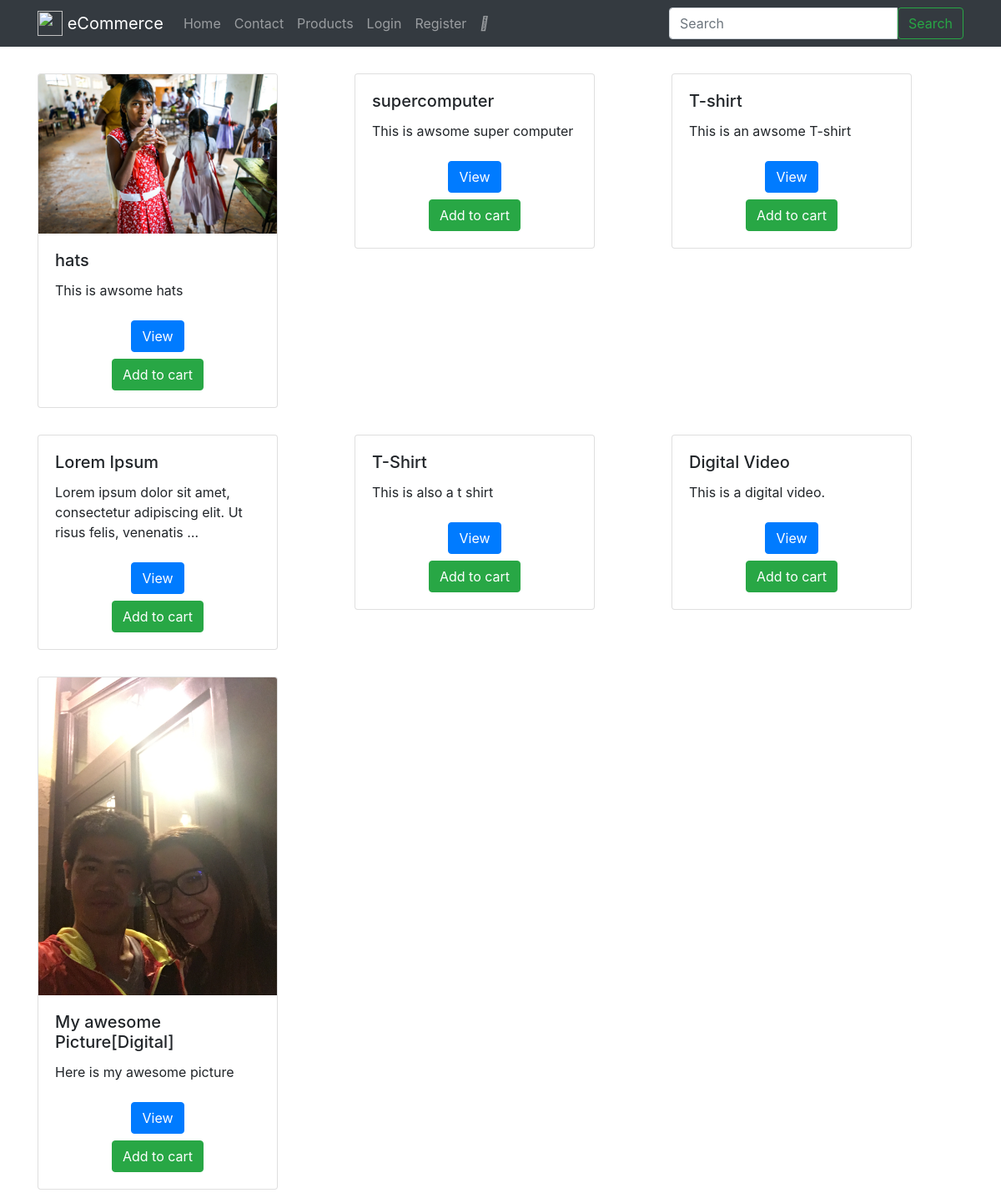
Screenshot of /products/ with the database file from the repository.
### products/models.py (models this page shows, shortened)
class Product(models.Model):
    title = models.CharField(max_length=120)
    slug = models.SlugField(blank=True, unique=True)
    description = models.TextField()
    price = models.DecimalField(decimal_places=2, max_digits=20, default=39.99)
    image = models.ImageField(upload_to=upload_image_path, null=True, blank=True)
    featured = models.BooleanField(default=False)
    active = models.BooleanField(default=True)
    timestamp = models.DateTimeField(auto_now_add=True)
    is_digital = models.BooleanField(default=False)
    objects = ProductManager()
    def get_absolute_url(self):
        return reverse('products:detail', kwargs={"slug": self.slug})

### products/views.py (the view)
class ProductListView(ListView):
    template_name = 'products/list.html'
    def get_context_data(self, *args, **kwargs):
        context = super(ProductListView, self).get_context_data(*args, **kwargs)
        cart_obj, new_obj = Cart.objects.new_or_get(self.request)
        context['cart'] = cart_obj
        return context
    def get_queryset(self, *args, **kwargs):
        request = self.request
        return Product.objects.all()

### carts/models.py (called while the page is built)
def pre_save_cart_receiver(sender, instance, *args, **kwargs):
    if instance.subtotal > 0:
        instance.total = Decimal(instance.subtotal) * Decimal(1.08)
    else:
        instance.total = 0.00

    def new_or_get(self, request):
        cart_id = request.session.get('cart_id', None)
        qs = self.get_queryset().filter(id=cart_id)
        if qs.count() == 1:
            new_obj = False
            cart_obj = qs.first()
            if request.user.is_authenticated and cart_obj.user is None:
                cart_obj.user = request.user
                cart_obj.save()
        else:
            cart_obj = Cart.objects.new(user=request.user)
            new_obj = True
            request.session['cart_id'] = cart_obj.id
        return cart_obj, new_obj

    def new(self, user=None):
        user_obj = None
        if user is not None:
            if user.is_authenticated:
                user_obj = user
        return self.model.objects.create(user=user_obj)

### orders/models.py (called while the page is built)
def post_save_cart_total(sender, instance, created, *args, **kwargs):
    if not created:
        cart_obj = instance
        cart_total = cart_obj.total
        cart_id = cart_obj.id
        qs = Order.objects.filter(cart__id=cart_id)
        if qs.count() == 1:
            order_obj = qs.first()
            order_obj.update_total()

### products/models.py (called while the page is built)
    def active(self):
        return self.filter(active=True)

    def get_queryset(self):
        return ProductQuerySet(self.model, using=self.db)

    def all(self):
        return self.get_queryset().active()

### products/templates/products/list.html
{% extends 'base.html' %}
{% block content %}
    <div class="row">
        {% for obj in object_list %}
            <div class="col my-3">
                {% include 'products/snippets/card.html' with instance=obj %}
            </div>
        {% endfor %}
    </div>
{% endblock %}

### products/templates/products/snippets/card.html
<div class="card" style="width: 18rem;">
    {% if instance.image %}
    <a href="{{ instance.get_absolute_url }}">
        <img class="card-img-top" src="{{ instance.image.url }}" alt="Card image cap">
    </a>
    {% endif %}
      <div class="card-body">
        <h5 class="card-title">{{ instance.title }}</h5>
        <p class="card-text">{{ instance.description|truncatewords:12 }}</p>
        <div class="text-center">
            <a href="{{ instance.get_absolute_url }}" class="btn btn-primary my-2">View</a>
            {% include 'products/snippets/update-cart.html' with product=instance cart=cart %}
        </div>
      </div>
</div>

### products/templates/products/snippets/update-cart.html (shortened to what this page needs)
<form class='form-product-ajax' method="POST" action="{% url 'cart:update' %}" class="form"
{% if request.user.is_authenticated %}data-user="abc"{% endif %}>
    <span class="submit-span">
    {% if product in cart.products.all %}
        <div class="btn-group">
            <a class='btn btn-link' href="/cart/">In cart</a>
            <button type="submit" class="btn btn-link">Remove?</button>
        </div>
    {% else %}
        <button type="submit" class="btn btn-success">Add to cart</button>
    {% endif %}
    </span>
</form>

### rows the page displays
Product: image (picture), title "hats", description "This is awsome hats"
Product: title "supercomputer", description "This is awsome super computer"
Product: title "T-shirt", description "This is an awsome T-shirt"
Product: title "Lorem Ipsum", description "Lorem ipsum dolor sit amet, consectetur adipiscing elit. Ut risus felis, venenatis …"
Product: title "T-Shirt", description "This is also a t shirt"
Product: title "Digital Video", description "This is a digital video."
Product: image (picture), title "My awesome Picture[Digital]", description "Here is my awesome picture"

### other values shown
{{ brand_name }} "eCommerce"
